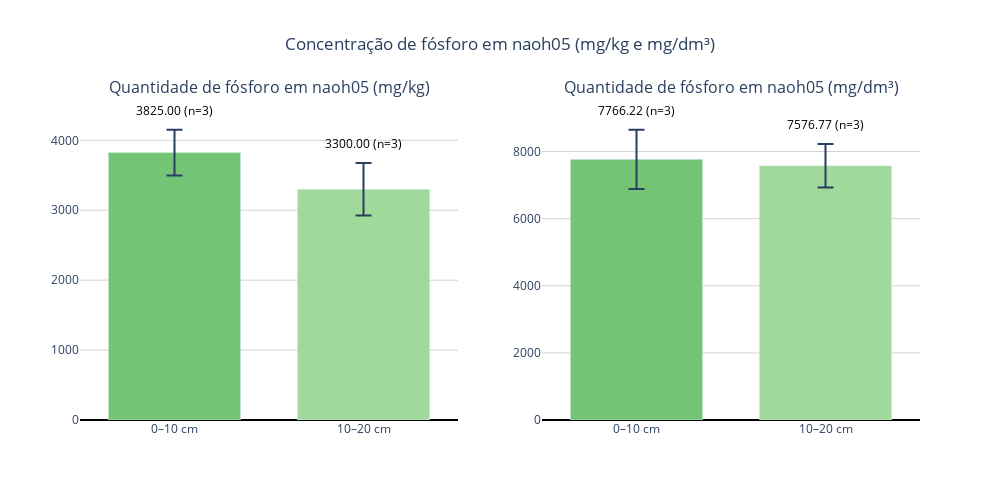

Notebook code for this chart:
### Code cell
import numpy as np
import plotly.graph_objects as go
from plotly.subplots import make_subplots

# Função para limpar valores negativos (não mensuráveis)
def limpar(valores):
    arr = np.array(valores, dtype=float)
    arr[arr <= 0] = np.nan
    return arr

# --- Dados mg/kg ---
pi_0_10_mgkg = limpar([R1_0_10_naoh05, R2_0_10_naoh05, P2_0_10_naoh05])
pi_10_20_mgkg = limpar([R1_10_20_naoh05, R2_10_20_naoh05, P2_10_20_naoh05])

# --- Dados mg/dm³ ---
pi_0_10_mgdm3 = limpar([p_R1010, p_R2010, p_P2010])

pi_10_20_mgdm3 = limpar([p_R11020, p_R21020, p_P21020])

# --- Estatísticas ---
def calcular_estatisticas(dados):
    mean = np.nanmean(dados)
    std = np.nanstd(dados, ddof=1)
    n = np.sum(~np.isnan(dados))
    sem = std / np.sqrt(n) if n > 0 else np.nan
    return mean, sem, n

means_mgkg, sems_mgkg, ns_mgkg = zip(*[calcular_estatisticas(pi_0_10_mgkg),
                                       calcular_estatisticas(pi_10_20_mgkg)])
means_mgdm3, sems_mgdm3, ns_mgdm3 = zip(*[calcular_estatisticas(pi_0_10_mgdm3),
                                          calcular_estatisticas(pi_10_20_mgdm3)])

# Labels e cores
labels = ['0–10 cm', '10–20 cm']
colors = ['#74c476', '#a1d99b']

# --- Criar subplots lado a lado ---
fig = make_subplots(rows=1, cols=2, subplot_titles=[
    'Quantidade de fósforo em naoh05 (mg/kg)',
    'Quantidade de fósforo em naoh05 (mg/dm³)'
])

# --- Função auxiliar para adicionar texto acima da barra + erro ---
def criar_textos(means, sems, ns):
    textos = []
    y_pos = []
    max_val = max([m + s for m, s in zip(means, sems) if not np.isnan(m)])
    for m, s, n in zip(means, sems, ns):
        if np.isnan(m):
            textos.append('Não mensurável')
            y_pos.append(0.05 * max_val)
        else:
            textos.append(f'{m:.2f}\n(n={n})')
            y_pos.append(m + s + 0.03*max_val)  # deslocamento acima da barra + erro
    return textos, y_pos

texts_mgkg, y_mgkg = criar_textos(means_mgkg, sems_mgkg, ns_mgkg)
texts_mgdm3, y_mgdm3 = criar_textos(means_mgdm3, sems_mgdm3, ns_mgdm3)

# --- Gráfico mg/kg ---
fig.add_trace(go.Bar(
    x=labels,
    y=means_mgkg,
    error_y=dict(type='data', array=sems_mgkg, visible=True, thickness=2, width=8),
    marker_color=colors,
    text=texts_mgkg,
    textposition='none',
), row=1, col=1)

# --- Adiciona anotações acima da barra + erro (mg/kg) ---
for xi, yi, txt in zip(labels, y_mgkg, texts_mgkg):
    fig.add_annotation(
        x=xi,
        y=yi,
        text=txt,
        showarrow=False,
        font=dict(size=12, color='black'),
        xanchor='center',
        yanchor='bottom',
        row=1, col=1
    )

# --- Gráfico mg/dm³ ---
fig.add_trace(go.Bar(
    x=labels,
    y=means_mgdm3,
    error_y=dict(type='data', array=sems_mgdm3, visible=True, thickness=2, width=8),
    marker_color=colors,
    text=texts_mgdm3,
    textposition='none',
), row=1, col=2)

# --- Adiciona anotações acima da barra + erro (mg/dm³) ---
for xi, yi, txt in zip(labels, y_mgdm3, texts_mgdm3):
    fig.add_annotation(
        x=xi,
        y=yi,
        text=txt,
        showarrow=False,
        font=dict(size=12, color='black'),
        xanchor='center',
        yanchor='bottom',
        row=1, col=2
    )

# --- Layout ---
fig.update_layout(
    height=500,
    width=1000,
    showlegend=False,
    title_text="Concentração de fósforo em naoh05 (mg/kg e mg/dm³)",
    title_x=0.5,
    bargap=0.3,
    plot_bgcolor='white',
    font=dict(size=12)
)

# Linhas de referência no zero
fig.update_yaxes(showgrid=True, gridcolor='lightgray', zeroline=True, zerolinecolor='black')

fig.show()

### Figure 1 — Plotly figure (JSON) as saved in the notebook; plotly's stock layout.template omitted (floating-point values rounded to 4 significant figures)
{"data": [{"error_y": {"array": [327.0, 376.8], "thickness": 2, "type": "data", "visible": true, "width": 8}, "marker": {"color": ["#74c476", "#a1d99b"]}, "text": ["3825.00\n(n=3)", "3300.00\n(n=3)"], "textposition": "none", "type": "bar", "x": ["0–10 cm", "10–20 cm"], "xaxis": "x", "y": [3825, 3300], "yaxis": "y"}, {"error_y": {"array": [883.7, 645.7], "thickness": 2, "type": "data", "visible": true, "width": 8}, "marker": {"color": ["#74c476", "#a1d99b"]}, "text": ["7766.22\n(n=3)", "7576.77\n(n=3)"], "textposition": "none", "type": "bar", "x": ["0–10 cm", "10–20 cm"], "xaxis": "x2", "y": [7766.0, 7577.0], "yaxis": "y2"}], "layout": {"annotations": [{"font": {"size": 16}, "showarrow": false, "text": "Quantidade de fósforo em naoh05 (mg/kg)", "x": 0.225, "xanchor": "center", "xref": "paper", "y": 1, "yanchor": "bottom", "yref": "paper"}, {"font": {"size": 16}, "showarrow": false, "text": "Quantidade de fósforo em naoh05 (mg/dm³)", "x": 0.775, "xanchor": "center", "xref": "paper", "y": 1, "yanchor": "bottom", "yref": "paper"}, {"font": {"color": "black", "size": 12}, "showarrow": false, "text": "3825.00\n(n=3)", "x": "0–10 cm", "xanchor": "center", "xref": "x", "y": 4277.0, "yanchor": "bottom", "yref": "y"}, {"font": {"color": "black", "size": 12}, "showarrow": false, "text": "3300.00\n(n=3)", "x": "10–20 cm", "xanchor": "center", "xref": "x", "y": 3801.0, "yanchor": "bottom", "yref": "y"}, {"font": {"color": "black", "size": 12}, "showarrow": false, "text": "7766.22\n(n=3)", "x": "0–10 cm", "xanchor": "center", "xref": "x2", "y": 8909.0, "yanchor": "bottom", "yref": "y2"}, {"font": {"color": "black", "size": 12}, "showarrow": false, "text": "7576.77\n(n=3)", "x": "10–20 cm", "xanchor": "center", "xref": "x2", "y": 8482.0, "yanchor": "bottom", "yref": "y2"}], "bargap": 0.3, "font": {"size": 12}, "height": 500, "plot_bgcolor": "white", "showlegend": false, "title": {"text": "Concentração de fósforo em naoh05 (mg/kg e mg/dm³)", "x": 0.5}, "width": 1000, "xaxis": {"anchor": "y", "domain": [0, 0.45]}, "xaxis2": {"anchor": "y2", "domain": [0.55, 1]}, "yaxis": {"anchor": "x", "domain": [0, 1], "gridcolor": "lightgray", "showgrid": true, "zeroline": true, "zerolinecolor": "black"}, "yaxis2": {"anchor": "x2", "domain": [0, 1], "gridcolor": "lightgray", "showgrid": true, "zeroline": true, "zerolinecolor": "black"}}}
